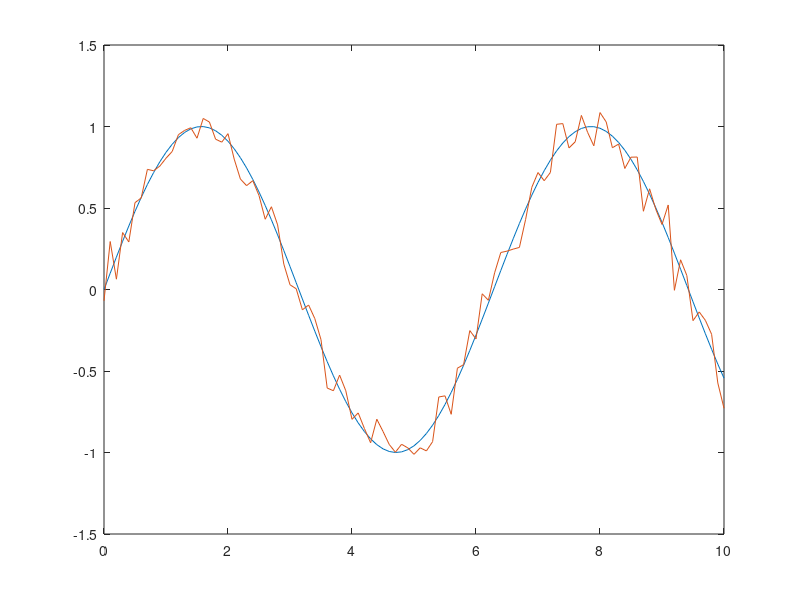

Write the MATLAB code that produced this figure. (Note: this script raises an error after producing the figure.)
clear all;

% Generate train data
t = 0:0.1:10;     % Time
x = sin(t);       % Coordinates
%x = awgn(x, 30); % Add some noise to reference data

% Add white gaussian noise to simulate measurements
tn = t;
xn = awgn(x, 20);

% Plot inputs
plot(t, x); % Plot reference data
hold on;
plot(tn, xn); % Plot measurements

% waitforbuttonpress;

% Construct a feedforward network with one hidden layer of size 10 neurons 
trainfunc = 'trainlm';
hiddenSizes = 10;
net = feedforwardnet(hiddenSizes, trainfunc);

% Configure generated network to best fit input data
net = configure(net, t, x);

% Plot untrained network output
% x1 = net(t);
% plot(t, x1, 'x');

% Train the network using the training data
net = train(net, t, x);

% View the trained network.
% view(net);

% Estimate the targets using the trained network.
t2 = 0:0.1:15;
x2 = net(t2);
plot(t2, x2, 'o');

% Assess the performance of the trained network.
% The default performance function is mean squared error.
% perf = perform(net, x1, x);

hold off;
